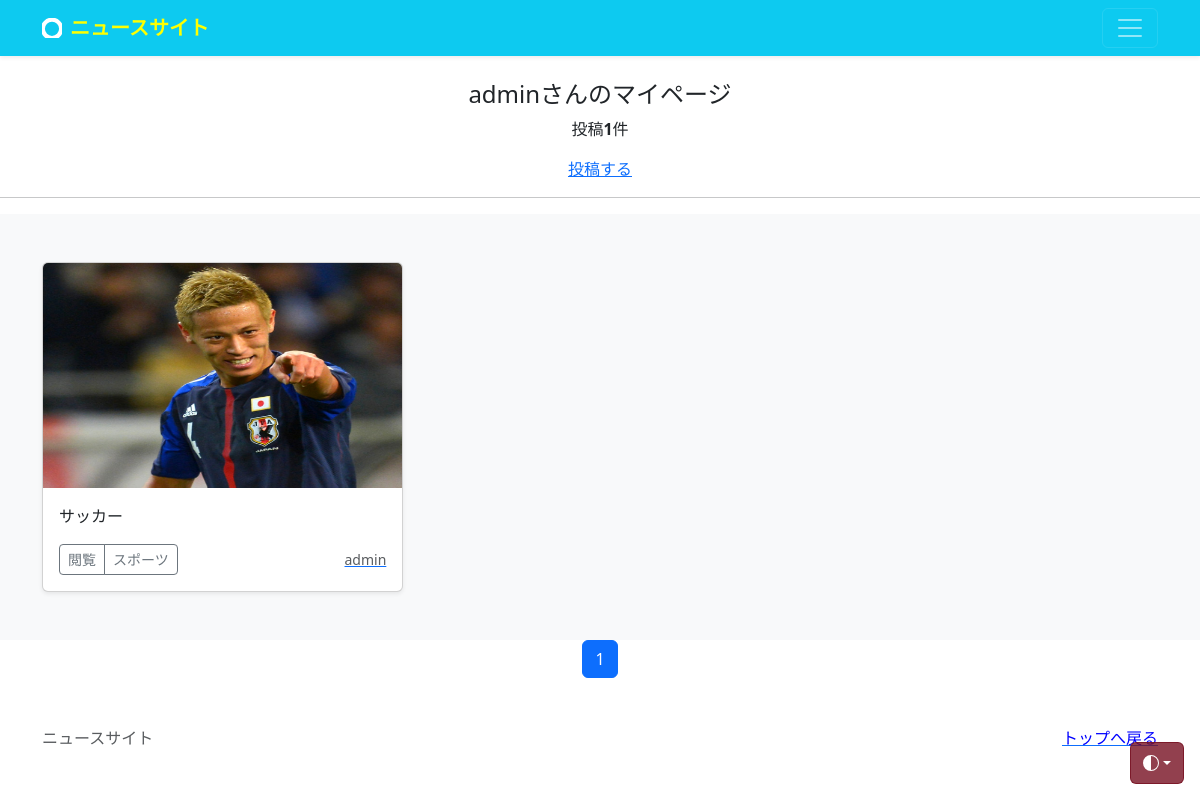
Before: /mypage/ (signed in) with the older database file.
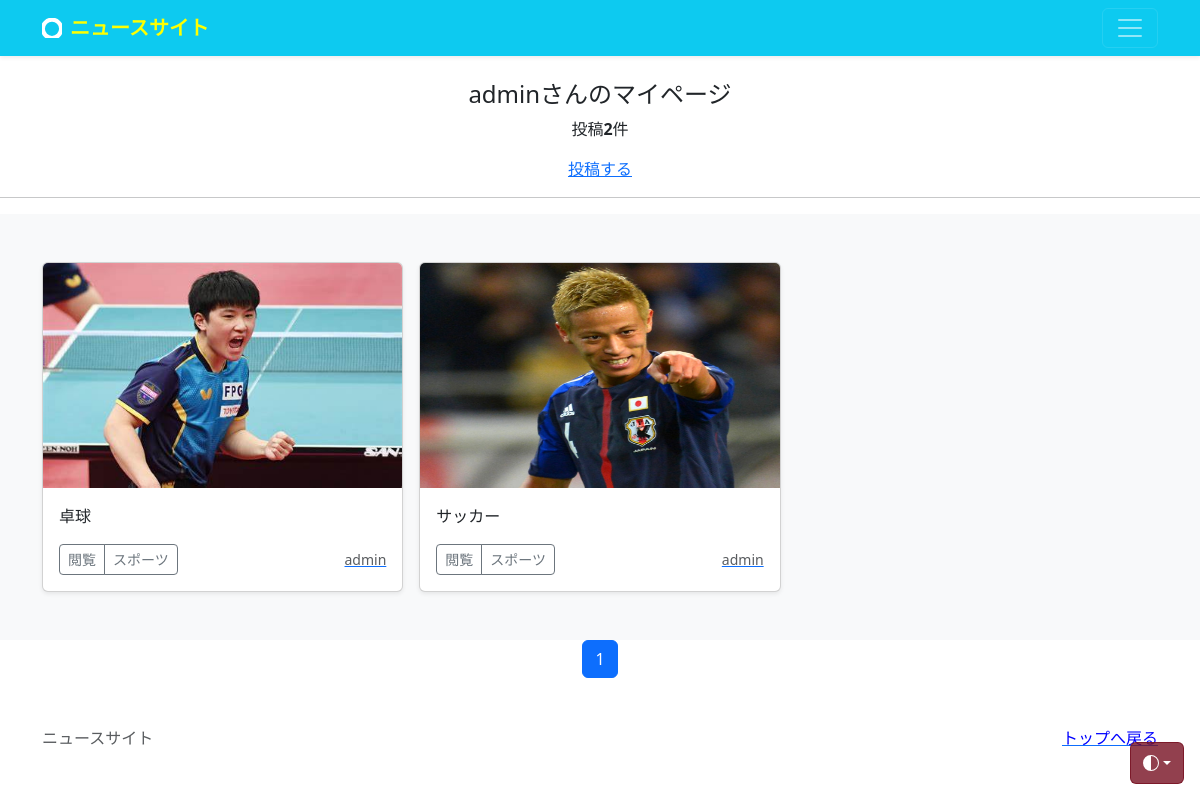
After: the same page with the newer database file.
### accounts/models.py (models this page shows)
class CustomUser(AbstractUser):
    pass

### news/models.py (models this page shows, shortened)
class NewsPost(models.Model):
    user=models.ForeignKey(
        CustomUser,
        verbose_name='ユーザー',
        on_delete=models.CASCADE
    )
    category=models.ForeignKey(
        Category,
        verbose_name='カテゴリ',
        on_delete=models.PROTECT
    )
    title=models.CharField(
        verbose_name='タイトル',
        max_length=200
    )
    comment=models.TextField(
        verbose_name='コメント',
    )
    image1=models.ImageField(
        verbose_name='イメージ1',
        upload_to='news'
    )
    image2=models.ImageField(
        verbose_name='イメージ2',
        upload_to='news',
        blank=True,
        null=True
    )
    posted_at=models.DateTimeField(
        verbose_name='投稿日時',
        auto_now_add=True
    )

class Category(models.Model):
    title=models.CharField(
        verbose_name='カテゴリ',max_length=20)

### news/views.py (the view)
# urls.py: path('mypage/',views.MypageView.as_view(),name='mypage'),
class MypageView(ListView):
    template_name='mypage.html'
    paginate_by=9
    def get_queryset(self):
        queryset=NewsPost.objects.filter(user=self.request.user).order_by('-posted_at')
        return queryset

### news/templates/mypage.html (shortened to what this page needs)
{% extends 'base.html' %}
    {% block contents %}
    {% if user.is_authenticated %}
    <br>
    <div style="text-align:center">
        <h4>{{user.username}}さんのマイページ</h4>
        {% if object_list.count == 0 %}
            <p>{{user.username}}さんの投稿はありません</p>
        {% else %}
            <p>投稿<strong>{{object_list.count}}</strong>件</p>
        {% endif %}
        <a href="{% url 'news:post' %}">投稿する</a>
    </div>
    <hr>
    {% endif %}
    {% include "news_list.html" %}
    {% include "pagenation.html" %}
    {% endblock %}

### news/templates/base.html (shortened to what this page needs)
{% load static %}
<!doctype html>
<html lang="ja">
  <head>
  <link href="https://cdn.jsdelivr.net/npm/bootstrap@5.3.0/dist/css/bootstrap.min.css" rel="stylesheet">
  </head>
  <body background="../../static/img/sora.jpg">
    <div class="dropdown position-fixed bottom-0 end-0 mb-3 me-3 bd-mode-toggle">
      <button class="btn btn-bd-primary py-2 dropdown-toggle d-flex align-items-center"
              id="bd-theme"
              type="button"
              aria-expanded="false"
              data-bs-toggle="dropdown"
              aria-label="Toggle theme (auto)">
        <svg class="bi my-1 theme-icon-active" width="1em" height="1em"><use href="#circle-half"></use></svg>
      </button>
    </div>
<header>
  <div class="navbar navbar-dark bg-info shadow-sm">
    <div class="container">
      <a href="{% url 'news:index' %}" class="navbar-brand d-flex align-items-center">
        <strong><font color="yellow">ニュースサイト</font></strong>
      </a>
      <button class="navbar-toggler" type="button" data-bs-toggle="collapse" data-bs-target="#navbarHeader" aria-controls="navbarHeader" aria-expanded="false" aria-label="Toggle navigation">
        <span class="navbar-toggler-icon"></span>
      </button>
    </div>
  </div>
</header>
<main>
  {% block contents %}{% endblock %}
</main>
<footer class="text-body-secondary py-5">
  <div class="container">
    <p class="float-end mb-1">
      <a href="{% url 'news:index' %}"><font color="blue">トップへ戻る</font></a>
    </p>
    <p class="mb-1">ニュースサイト</p>
  </div>
</footer>
  </body>
</html>

### news/templates/news_list.html
  <div class="album py-5 bg-body-tertiary" >
    <div class="container">
      <div class="row row-cols-1 row-cols-sm-2 row-cols-md-3 g-3">
        {% for record in object_list %}
        <div class="col">
          <div class="card shadow-sm">
            <img src="{{ record.image1.url }}" class="bd-placeholder-img card-img-top" width="100%" height="225" xmlns="http://www.w3.org/2000/svg" role="img" aria-label="Placeholder: Thumbnail" preserveAspectRatio="xMidYMid slice" focusable="false"><title>Placeholder</title><rect width="100%" height="100%" fill="#55595c"/></img>
            <div class="card-body">
              <p class="card-text">{{record.title}}</p>
              <div class="d-flex justify-content-between align-items-center">
                <div class="btn-group">
                  <button type="button" class="btn btn-sm btn-outline-secondary" onclick="location.href='{% url 'news:news_detail' record.pk %}'">閲覧</button>
                  <button type="button" class="btn btn-sm btn-outline-secondary" onclick="location.href='{% url 'news:news_cat' category=record.category.id %}'">{{record.category.title}}</button>
                </div>
                <a href="{% url 'news:user_list' user=record.user.id %}">
                  <small class="text-muted">{{record.user.username}}</small></a>
              </div>
            </div>
          </div>
        </div>
        {% endfor %}
      </div>
    </div>
  </div>

### news/templates/pagenation.html (shortened to what this page needs)
<ui class="pagination" style="justify-content:center">
    {% for num in page_obj.paginator.page_range %}
        {% if page_obj.number == num %}
        <li class="page-item active">
            <span class="page-link">{{ num }}</span>
        </li>
        {% else %}
        <li class="page-item">
            <a class="page-link" href="?page={{ num }}">{{ num }}</a>
        </li>
        {% endif %}
    {% endfor %}
</ui>

### news/templates/base.html (style rules this page uses)
.bd-placeholder-img { font-size: 1.125rem; text-anchor: middle; -webkit-user-select: none; -moz-user-select: none; user-select: none; }
.bi { vertical-align: -.125em; fill: currentColor; }
.btn-bd-primary { --bd-violet-bg: #712c; --bd-violet-rgb: 112.520718, 44.062154, 249.437846; --bs-btn-font-weight: 600; --bs-btn-color: var(--bs-white); --bs-btn-bg: var(--bd-violet-bg); --bs-btn-border-color: var(--bd-violet-bg); --bs-btn-hover-color: var(--bs-white); --bs-btn-hover-bg: #6528; --bs-btn-hover-border-color: #6528e0; --bs-btn-focus-shadow-rgb: var(--bd-violet-rgb); --bs-btn-active-color: var(--bs-btn-hover-color); --bs-btn-active-bg: #5a23c8; --bs-btn-active-border-color: #5a23c8; }
.bd-mode-toggle { z-index: 1500; }

Changed rows visible on the page:
added NewsPost: image1 (picture), title "卓球", category "スポーツ", user.username "admin"
Other visible differences:
{{ object_list.count }}: "1" → "2"
